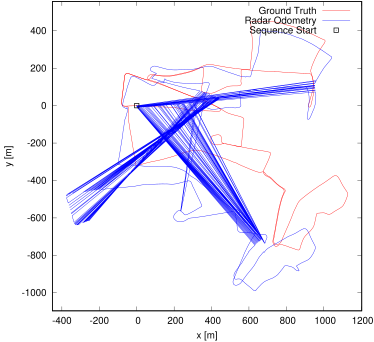

gnuplot code for this plot:
set term postscript eps enhanced color
set output "00.eps"
set size ratio -1
set xrange [-451:1203]
set yrange [-1097:557]
set xlabel "x [m]"
set ylabel "y [m]"
plot "00.txt" using 1:2 lc rgb "#FF0000" title 'Ground Truth' w lines,"00.txt" using 3:4 lc rgb "#0000FF" title 'Radar Odometry' w lines,"< head -1 00.txt" using 1:2 lc rgb "#000000" pt 4 ps 1 lw 2 title 'Sequence Start' w points
